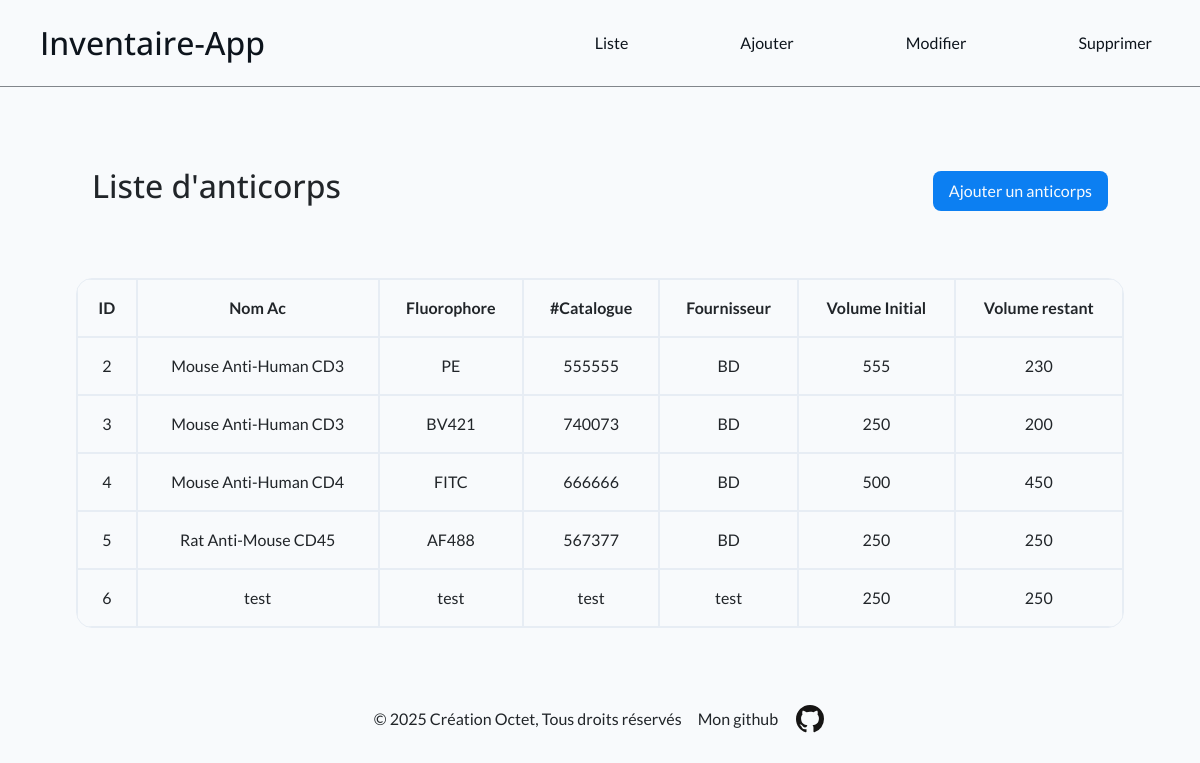
Screenshot of /api/liste.php with the database file from the repository.
### tables this page shows
CREATE TABLE antibody (
    id INTEGER PRIMARY KEY AUTOINCREMENT,
    NomAnticorps VARCHAR (100),
    Fluorophore VARCHAR (10),
    NuméroCatalogue VARCHAR (25),
    Fournisseur VARCHAR (25),
    VolumeInitial INT,
    VolumeRestant INT
);

### api/liste.php (the view, shortened to what this page needs)
<?php
    global $db;
    $select_query = "SELECT id, NomAnticorps, Fluorophore, NuméroCatalogue, Fournisseur, VolumeInitial, VolumeRestant FROM antibody";
    $select_stmt = $db->prepare($select_query);
    $select_stmt->execute();
    $rows = $select_stmt->fetchAll(PDO::FETCH_ASSOC);
    require_once "../partials/_header.php";
?>
<main class="api">
    <div id="list-title-container">
        <h2>Liste d'anticorps</h2>
        <a href="./ajouter.php">Ajouter un anticorps</a>
    </div>
    <div id="ab-table">
    <?php
    global $rows;
    if ($rows === FALSE) {
        echo "Erreur de la requête SQL : " . $db->error;
    } elseif (count($rows) > 0) {
        echo "<table>";
        echo "<thead>";
        echo "<tr>";
        echo "<th>ID</th>";
        echo "<th>Nom Ac</th>";
        echo "<th>Fluorophore</th>";
        echo "<th>#Catalogue</th>";
        echo "<th>Fournisseur</th>";
        echo "<th>Volume Initial</th>";
        echo "<th>Volume restant</th>";
        echo "</tr>";
        echo "</thead>";
        echo "<tbody>";
        foreach ($rows as $row) {
            echo "<tr>";
            echo "<td>" . htmlspecialchars($row['id']) . "</td>";
            echo "<td>" . htmlspecialchars($row['NomAnticorps']) . "</td>";
            echo "<td>" . htmlspecialchars($row['Fluorophore']) . "</td>";
            echo "<td>" . htmlspecialchars($row['NuméroCatalogue']) . "</td>";
            echo "<td>" . htmlspecialchars($row['Fournisseur']) . "</td>";
            echo "<td>" . htmlspecialchars($row['VolumeInitial']) . "</td>";
            echo "<td>" . htmlspecialchars($row['VolumeRestant']) . "</td>";
            echo "</tr>";
        }
        echo "</tbody>";
        echo "</table>";
    } else {
        echo "Aucun anticorps trouvé dans la table";
    }
   ?>
    </div>
</main>
<?php
    require_once "../partials/_footer.php";
?>

### partials/_header.php (shortened to what this page needs)
<!DOCTYPE html>
<html lang="fr">
<head>
    <link href="https://cdn.jsdelivr.net/npm/bootstrap@5.3.7/dist/css/bootstrap.min.css" rel="stylesheet">
    <link rel="stylesheet" href="../assets/style/style.css" media="screen">
</head>
<body>
<header>
    <div id="main-title">
        <h2><a href="../../index.php">Inventaire-App</a></h2>
    </div>
    <nav id="menu">
        <ul>
            <li>
                <a href="../api/liste.php">Liste</a>
            </li>
            <li>
                <a href="../api/ajouter.php">Ajouter</a>
            </li>
            <li>
                <a href="../api/modifier.php">Modifier</a>
            </li>
            <li>
                <a href="../api/supprimer.php">Supprimer</a>
            </li>
        </ul>
    </nav>
</header>

### partials/_footer.php (shortened to what this page needs)
<footer>
    <div id="foot">
        <p class="foot-item">© 2025 Création Octet, Tous droits réservés</p>
        <p class="foot-item">Mon github</p>
        <a href="https://github.com/CAF2801"><img class="foot-item" src="../assets/img/github-svgrepo-com.svg" alt="github"></a>
    </div>
</footer>
</body>
</html>

### assets/style/style.css (style rules this page uses)
:root { --black: #0D141C; --white: #F8FAFC; --gray: #E7EDF4; --blue: #0C7FF2; --green: #388B83; }
* { box-sizing: border-box; }
body { max-height: 100vh; margin: 0; padding: 0; font: 400 100%/150% "Lato", sans-serif !important; background-color: var(--white); }
h2, h3 { font-family: "Open Sans", sans-serif !important; }
header { display: flex; justify-content: space-between; align-items: center; text-align: center; position: relative; border-bottom: solid rgba(13, 20, 28, 0.5) 0.1rem; }
#menu { display: none; flex-direction: column; position: absolute; top: 100%; left: 0; background-color: var(--white); z-index: 1000; }
nav ul li { list-style: none; }
a { color: var(--black); text-decoration: none; }
main { width: 90%; max-width: 90rem; margin: 0 auto; padding: 1rem; }
#main-title h2 { display: inline-block; margin-top: 1rem; margin-left: 1rem; }
#foot { display: flex; justify-content: center; align-items: center; margin-top: 2rem; }
.foot-item { margin-right: 1rem; }
#foot a { max-width: 2rem; margin-bottom: 0.9rem; }
#foot a img { max-width: 100%; }
@media screen and (min-width: 1024px) { #main-title h2 { margin: auto 1rem; padding: 1.5rem; } }
@media screen and (min-width: 1024px) { #menu { display: flex!important; position: static; flex-direction: row; background-color: var(--white); background: transparent; border: none; width: auto; justify-content: flex-end; padding-top: 1rem; } }
@media screen and (min-width: 1024px) { nav ul { list-style: none; display: flex; justify-content: right; align-items: center; gap: 1rem; } }
@media screen and (min-width: 1024px) { nav ul li { margin: auto 1rem; } }
@media screen and (min-width: 1024px) { nav ul li a { padding: 2rem 2rem; } }
@media screen and (min-width: 1024px) { main { min-height: 73vh; } }
#list-title-container { display: flex; justify-content: space-between; align-items: center; margin-top: 4rem; padding: 0 1rem; }
#ab-table { display: flex; justify-content: center; align-items: center; margin-top: 4rem; overflow-x: auto; }
#ab-table table { width: 100%; border-collapse: separate; border-spacing: 0; border: solid var(--gray) 0.1rem; border-radius: 1rem; overflow: hidden; white-space: nowrap; }
#ab-table th, #ab-table td { text-align: center; vertical-align: middle; padding: 1rem; border: solid var(--gray) 0.1rem; }
#list-title-container a { padding: 0.5rem 1rem; color: var(--white); background-color: var(--blue); border-radius: 0.5rem; border: none; transition: transform 0.3s; }

### rows the page displays
antibody: id "2", NomAnticorps "Mouse Anti-Human CD3", Fluorophore "PE", NuméroCatalogue "555555", Fournisseur "BD", VolumeInitial "555", VolumeRestant "230"
antibody: id "3", NomAnticorps "Mouse Anti-Human CD3", Fluorophore "BV421", NuméroCatalogue "740073", Fournisseur "BD", VolumeInitial "250", VolumeRestant "200"
antibody: id "4", NomAnticorps "Mouse Anti-Human CD4", Fluorophore "FITC", NuméroCatalogue "666666", Fournisseur "BD", VolumeInitial "500", VolumeRestant "450"
antibody: id "5", NomAnticorps "Rat Anti-Mouse CD45", Fluorophore "AF488", NuméroCatalogue "567377", Fournisseur "BD", VolumeInitial "250", VolumeRestant "250"
antibody: id "6", NomAnticorps "test", Fluorophore "test", NuméroCatalogue "test", Fournisseur "test", VolumeInitial "250", VolumeRestant "250"
